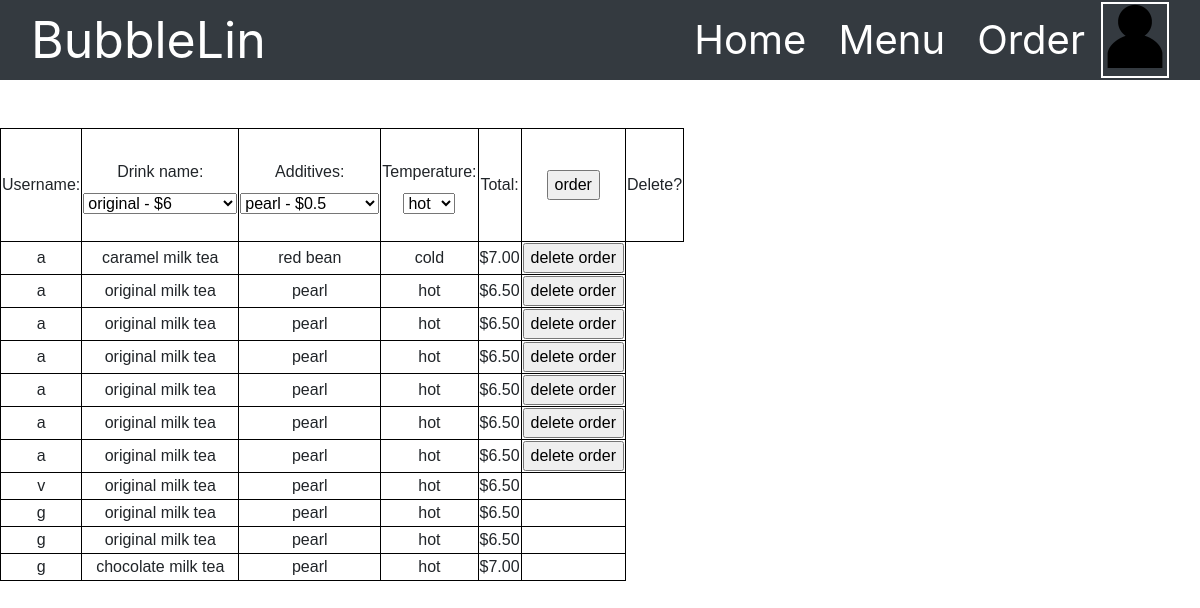
/drink_order (signed in), run on the app's committed database.
### tables this page shows
CREATE TABLE drink_order (id INTEGER PRIMARY KEY, username STRING REFERENCES login (id), name TEXT REFERENCES flavour (id), additives TEXT REFERENCES additives (id), temperature TEXT REFERENCES temperature (id), price DECIMAL);

### app.py (the view)
@app.route("/drink_order", methods=["GET", "POST"])
def order():
    if 'logged_in' not in session:
        return redirect("/login")
    extras = "SELECT id, name, price FROM additives" #additive id, name and price grabbed from table additives in the database to be used in order function
    cursor = get_db().cursor()
    cursor.execute(extras)
    additives = cursor.fetchall()
    degrees = "SELECT id, temperature FROM temperature" #temperature id and temperature grabbed from table temperature in the database to be used in order function
    cursor = get_db().cursor()
    cursor.execute(degrees)
    temperature = cursor.fetchall()
    drinks = "SELECT id, name, price FROM flavour;" #drink id, name and price grabbed from table flavour in the database to be used in order function
    cursor = get_db().cursor()
    cursor.execute(drinks)
    flavour = cursor.fetchall()
    items = "SELECT id, username, name, temperature, additives, price FROM drink_order" #drink order id, username, name, temperature, additives and price grabbed from table drink order in the database to be used in order function
    cursor = get_db().cursor()
    cursor.execute(items)
    goods = cursor.fetchall()
    sql = "SELECT username FROM login WHERE id= ?" #customer id and name grabbed from table additives in the database to be used in order function
    cursor.execute(sql,(session["user_id"],))
    customer_name = cursor.fetchone()[0]
    return render_template('drink_order.html', temperature=temperature, goods=goods, flavour=flavour, additives=additives, customer_name=customer_name)

### app.py (called while the page is built)
def get_db():
    db = getattr(g, '_database', None)
    if db is None:
        db = g._database = sqlite3.connect(DATABASE)
    return db

@app.teardown_appcontext
def close_connection(exception):
    db = getattr(g, '_database', None)
    if db is not None:
        db.close()
    return

### templates/drink_order.html (shortened to what this page needs)
<!DOCTYPE html>
<html lang="en">
<head>
    <link rel="stylesheet" href='{{url_for("static", filename="order_style.css")}}'>
    <link rel="stylesheet" href="https://maxcdn.bootstrapcdn.com/bootstrap/4.5.0/css/bootstrap.min.css">
</head>
<body>
    <nav class="navbar navbar-expand-sm bg-dark navbar-dark">
        <div class="container-fluid">
        <div class="navbar-header">
        <a class="navbar-brand" id='bubble'>BubbleLin</a>
        </div>
        <ul class="nav navbar-nav">
        <li><a href="/">Home</a></li>
        <li><a href="/menu">Menu</a></li>
        <li><a href="/drink_order">Order</a></li>
        <div class="icon"><a href="/login"><img src="static/user-icon.png" alt="log in" height=64 width=64></a></div>
        </ul>
    </div>
    </nav>
<table>
<tr>
<td>
<p>Username:</p>
</td>
<form action="/add" method="POST">
<td><div class = "inputs"></div>
<label for="flavour">Drink name:</label>
<select name="drink_name" id="flavour">
    {% for item in flavour %}
        <option value="{{ item[1] }}">{{ item[1] }} - ${{ item[2] }}</option>
    {% endfor %}
</select>
<br><br>
</td>
<td><div class = "inputs"></div>
<label for="additives">Additives:</label>
<select name="drink_additives" id="additives">
    {% for item in additives %}
        <option value="{{ item[1] }}">{{ item[1] }} - ${{ item[2] }}</option>
    {% endfor %}
</select>
<br><br>
</td>
<td><div class = "inputs"></div>
<label for="temperature">Temperature:</label>
<select name="drink_temperature" id="temperature">
    {% for item in temperature %}
        <option value="{{ item[1] }}">{{ item[1] }}</option>
    {% endfor %}
</select>
<br><br>
</td>
<td>Total:</td>
<td><input type="submit" value="order"></td>
</form>
<td>Delete?</td>
</tr>
<br></br>
{% for drink_order in goods %}
    <tr>
        <td>{{drink_order[1]}}</td>
        <td>{{drink_order[2]}} milk tea</td>
        <td>{{drink_order[4]}}</td>
        <td>{{drink_order[3]}}</td>
        <td>${{"{:.2f}".format(drink_order[5])}}</td>
        <td>
    {% if customer_name == drink_order[1] %}
            <form action="/delete" method="POST">
                <input type="submit" value="delete order">
            </form>
    {% endif %}
    </tr>
{% endfor %}
</table>
</body>
</html>

### static/order_style.css (style rules this page uses)
body { background-color: #fffdd0; }
table { font-family: arial, sans-serif; width: 50%; text-align: center; }
tr { margin: 10px; }
td, th { border: 1px solid black; text-align: center; }
label { margin-top: 30px; }
p { padding-top: 15px; }
#bubble { font-size: 50px; }
nav { height: 80px; }
li { font-size: 40px; color: aliceblue; padding: 8px 16px; float: left; width: auto; border: none; display: block; outline: 0; position: relative; }
li::after { content: ''; display: block; position: absolute; left: 0; bottom: 10px; width: 0px; height: 3px; background: white; transition: width 300ms ease; }
.icon { top: 8%; border: 2px white solid; }
a { color: white !important; }

### data on the page
drink_order: username "a", name "caramel", additives "red bean", temperature "cold", price "7.00"
drink_order: username "a", name "original", additives "pearl", temperature "hot", price "6.50"
drink_order: username "a", name "original", additives "pearl", temperature "hot", price "6.50"
drink_order: username "a", name "original", additives "pearl", temperature "hot", price "6.50"
drink_order: username "a", name "original", additives "pearl", temperature "hot", price "6.50"
drink_order: username "a", name "original", additives "pearl", temperature "hot", price "6.50"
drink_order: username "a", name "original", additives "pearl", temperature "hot", price "6.50"
drink_order: username "v", name "original", additives "pearl", temperature "hot", price "6.50"
drink_order: username "g", name "original", additives "pearl", temperature "hot", price "6.50"
drink_order: username "g", name "original", additives "pearl", temperature "hot", price "6.50"
drink_order: username "g", name "chocolate", additives "pearl", temperature "hot", price "7.00"

### other printed values
form field drink_name "original - $6"
form field drink_additives "pearl - $0.5"
form field drink_temperature "hot"
